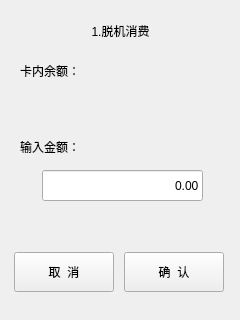
<?xml version="1.0" encoding="UTF-8"?>
<ui version="4.0">
 <class>OffTransUI</class>
 <widget class="QDialog" name="OffTransUI">
  <property name="geometry">
   <rect>
    <x>0</x>
    <y>0</y>
    <width>240</width>
    <height>320</height>
   </rect>
  </property>
  <property name="windowTitle">
   <string>Dialog</string>
  </property>
  <widget class="QLabel" name="label_4">
   <property name="geometry">
    <rect>
     <x>40</x>
     <y>90</y>
     <width>161</width>
     <height>31</height>
    </rect>
   </property>
   <property name="text">
    <string/>
   </property>
  </widget>
  <widget class="QLabel" name="label_3">
   <property name="geometry">
    <rect>
     <x>20</x>
     <y>136</y>
     <width>121</width>
     <height>21</height>
    </rect>
   </property>
   <property name="text">
    <string>输入金额：</string>
   </property>
  </widget>
  <widget class="QLineEdit" name="lineEdit">
   <property name="geometry">
    <rect>
     <x>42</x>
     <y>170</y>
     <width>161</width>
     <height>31</height>
    </rect>
   </property>
   <property name="text">
    <string>0.00</string>
   </property>
   <property name="alignment">
    <set>Qt::AlignRight|Qt::AlignTrailing|Qt::AlignVCenter</set>
   </property>
  </widget>
  <widget class="QPushButton" name="pushButton_2">
   <property name="geometry">
    <rect>
     <x>124</x>
     <y>252</y>
     <width>100</width>
     <height>40</height>
    </rect>
   </property>
   <property name="text">
    <string>确  认</string>
   </property>
   <property name="autoDefault">
    <bool>false</bool>
   </property>
  </widget>
  <widget class="QLabel" name="Title">
   <property name="geometry">
    <rect>
     <x>10</x>
     <y>10</y>
     <width>221</width>
     <height>41</height>
    </rect>
   </property>
   <property name="text">
    <string>1.脱机消费</string>
   </property>
   <property name="alignment">
    <set>Qt::AlignCenter</set>
   </property>
  </widget>
  <widget class="QLabel" name="label">
   <property name="geometry">
    <rect>
     <x>20</x>
     <y>60</y>
     <width>141</width>
     <height>21</height>
    </rect>
   </property>
   <property name="text">
    <string>卡内余额：</string>
   </property>
  </widget>
  <widget class="QPushButton" name="pushButton">
   <property name="geometry">
    <rect>
     <x>14</x>
     <y>252</y>
     <width>100</width>
     <height>40</height>
    </rect>
   </property>
   <property name="text">
    <string>取  消</string>
   </property>
   <property name="autoDefault">
    <bool>false</bool>
   </property>
  </widget>
 </widget>
 <resources/>
 <connections/>
</ui>
